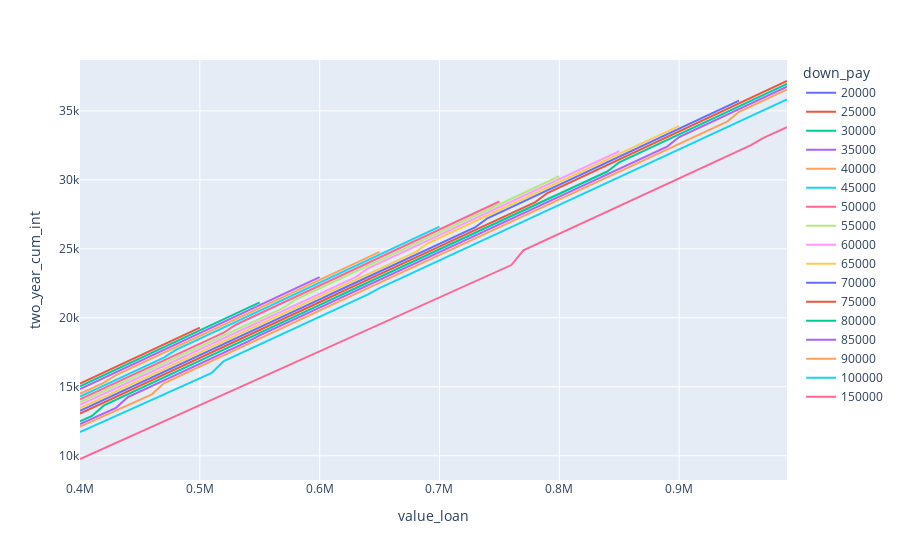

Here is the notebook cell this chart was saved with:
### Code cell
Mort.plot_x_value_loan("two_year_cum_int", "down_pay")
